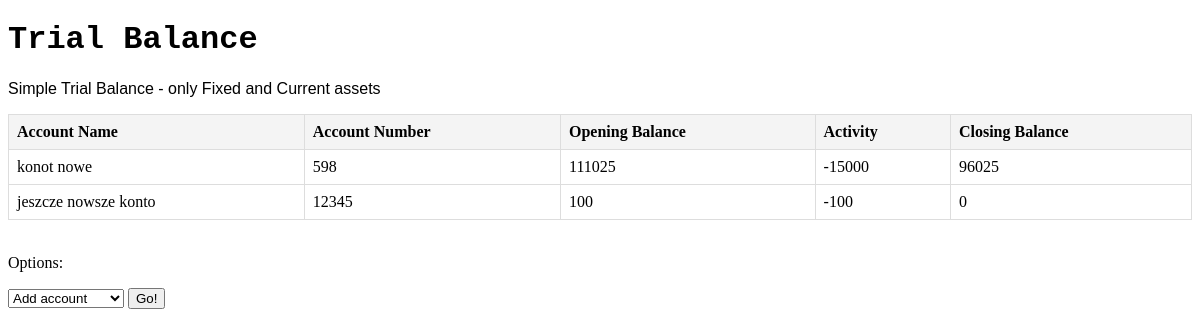
/trial_balance/, run on an earlier commit of the app's database.
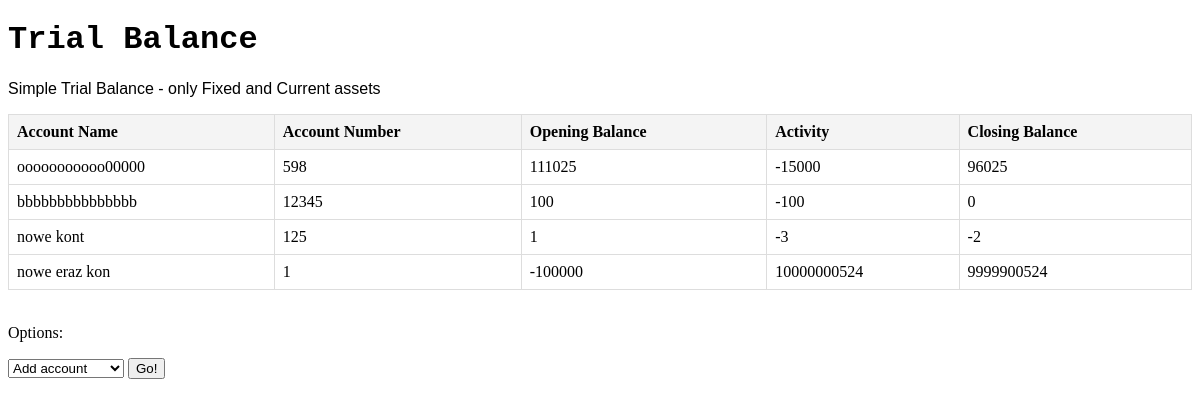
And on a later commit of the database.
### account/models.py (models this page shows, shortened)
class SimpleTrialBalance(models.Model):
    account_name = models.CharField(max_length=30)
    account_number = models.IntegerField()
    opening_balance = models.IntegerField()
    activity = models.IntegerField()
    closing_balance = models.IntegerField(editable=False) # (1) editable=False - uniemożliwa ręczne wprowadzanie pola, (2) to pole zostanie excludowane na poziomie formularza

### account/views.py (the view)
# urls.py: path('trial_balance/', views.ParentViewTrialBalance.as_view(), name='trial_balance'),
class ParentViewTrialBalance(TemplateView):
    template_name = 'trial_balance.html'
    def get_context_data(self, **kwargs):
        context = super().get_context_data(**kwargs)
        context['trial_balance_data'] = SimpleTrialBalance.objects.all()
        context['dropdown_list_main'] = [
            {'name': 'Add account', 'class': 'AccountCreateView'},
            {'name': 'Delete account', 'class': 'AccountDeleteView'},
            {'name': 'Update account', 'class': 'AccountUpdateSelectView'},
        ]
        return context
    def get(self, request, *args, **kwargs):
        action = request.GET.get('action')
        if action == 'AccountDeleteView':
            return redirect('delete_account')
        elif action == 'AccountUpdateSelectView':
            return redirect('account_update_select')
        elif action == 'AccountCreateView':
            return redirect('user_form')
        return super().get(request, *args, **kwargs)

### account/templates/trial_balance.html (shortened to what this page needs)
<!DOCTYPE html>
<html lang="en">
<head>
</head>
<body>
    <FONT FACE="Courier New">
        <h1>Trial Balance</h1>
    </FONT>
    <FONT FACE="Arial">
        <p>Simple Trial Balance - only Fixed and Current assets</p>
    </FONT>
<table>
    <thead>
        <tr>
            <th>Account Name</th>
            <th>Account Number</th>
            <th>Opening Balance</th>
            <th>Activity</th>
            <th>Closing Balance</th>
        </tr>
    </thead>
    <tbody>
        {% for record in trial_balance_data %}
            <tr>
                <td>{{ record.account_name }}</td>
                <td>{{ record.account_number }}</td>
                <td>{{ record.opening_balance }}</td>
                <td>{{ record.activity }}</td>
                <td>{{ record.closing_balance }}</td>
            </tr>
        {% endfor %}
    </tbody>
</table>
<br>
<p>Options:</p>
<form method="GET" action="">
    <select name="action" required>
        {% for form in dropdown_list_main %}
            <option value="{{ form.class }}">{{ form.name }}</option>
        {% endfor %}
    </select>
<button type="submit">Go!</button>
</form>
</body>
</html>

### account/templates/trial_balance.html (style rules this page uses)
table { border-collapse: collapse; width: 100%; }
th, td { border: 1px solid #ddd; padding: 8px; text-align: left; }
th { background-color: #f4f4f4; }

What changed in the data, as far as the page shows it:
changed SimpleTrialBalance: account_name "konot nowe" → "ooooooooooo00000"
changed SimpleTrialBalance: account_name "jeszcze nowsze konto" → "bbbbbbbbbbbbbbb"
added SimpleTrialBalance: account_name "nowe kont", account_number "125", opening_balance "1", activity "-3", closing_balance "-2"
added SimpleTrialBalance: account_name "nowe eraz kon", account_number "1", opening_balance "-100000", activity "10000000524", closing_balance "9999900524"
